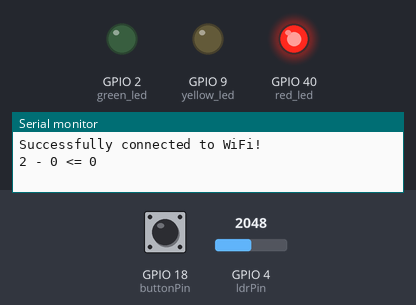
Recording of a sketch running on a simulated ESP32-S3. Shown: output pins drawn as LEDs (lit = HIGH), the last lines printed to the serial monitor. The test bench sets the inputs (shaded band); at power-on: GPIO 4 (ldrPin) = 2048, GPIO 18 (buttonPin) LOW. WiFi joins after 1.5 s; servers stay silent unless stated.

Above: at 1.2 s.
1.3 s: GPIO 4 (ldrPin) set to 3423
2.8 s: GPIO 4 (ldrPin) set to 3529
At 3.3 s:
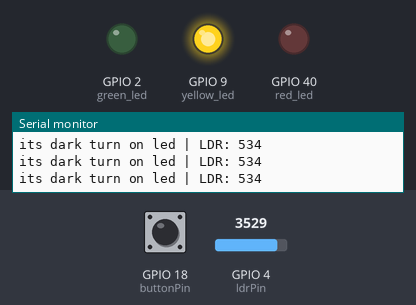
At 4.6 s:
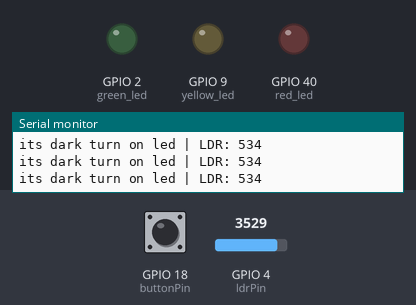
5.8 s: GPIO 4 (ldrPin) set to 2866
At 6.3 s:
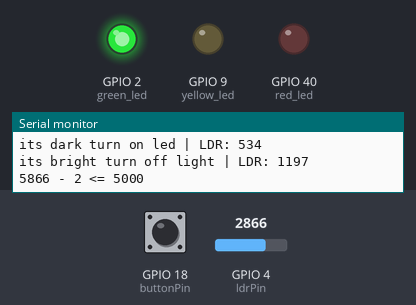
8.8 s: GPIO 18 (buttonPin) pulled HIGH for 3.2 s
Timing chart, 0 to 13.6 s (numbered marks = the images above; inputs shaded):
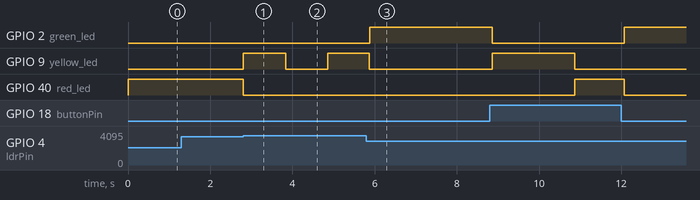

Measured:
- the behaviour switches between 3462 and 3463 on GPIO 4 (ldrPin) (found by bisection; images 0 and 1)
- after the input at 1.3 s, every drawn part: stays the same
- after the input at 2.8 s, GPIO 2 (green_led): stays LOW (without the input it goes to HIGH after 2.2 s); GPIO 9 (yellow_led): LOW → HIGH at once, → LOW 1.0 s later, → HIGH 1.0 s later; GPIO 40 (red_led): HIGH → LOW after 0.00 s instead of 2.2 s
- after the input at 5.8 s, GPIO 2 (green_led): LOW → HIGH after 0.09 s; GPIO 9 (yellow_led): goes on until 5.9 s, then stays LOW

The sketch:

sketch.ino
```cpp
#include <Arduino.h>
#include <WiFi.h>
#include <HTTPClient.h>

#define green_led 2 // Pin used to control the green LED
#define red_led 40 // Pin used to control the red LED
#define yellow_led 9 // Pin used to control the yellow LED

#define ldr_pin 4 // Pin used to control the LDR
const int buttonPin = 18;  // the number of the pushbutton pin
int buttonState = 0;  // variable for reading the pushbutton status

const int ldrPin = 4;  // the number of the ldr pin
int threshold = 600;

long* millisList = new long[10];
long* waitingList = new long[10];
bool nightMode = false;
bool manualControl = false;
int pressCount = 0;

int state = 0;

void blinkLedWithMillis(int pin, long delay, int millisId);
void setup() {

  // Initial configuration of the pins to control the LEDs as OUTPUTs of the ESP32
  pinMode(green_led, OUTPUT);
  pinMode(red_led, OUTPUT);
  pinMode(yellow_led, OUTPUT);

  // Input initialization
  pinMode(buttonPin, INPUT); // Initialize the pushbutton pin as an input

  digitalWrite(green_led, LOW);
  digitalWrite(red_led, LOW);
  digitalWrite(yellow_led, LOW);

  Serial.begin(9600); // Configuration for debugging via serial interface between ESP and computer with a baud rate of 9600

  WiFi.begin("Wokwi-GUEST", "", 6);
  // while (WiFi.status() != WL_CONNECTED) {
  //   delay(100);
  //   Serial.print(".");
  // }
  Serial.println("Successfully connected to WiFi!"); // Considering it exited the loop above, the ESP32 is now connected to WiFi (another option is to place this command inside the if below)
}

void loop() {

  int ldrstatus = 4063 - analogRead(ldrPin);

  if(ldrstatus <= threshold){
    Serial.print("its dark turn on led | LDR: ");
    Serial.println(ldrstatus);
    blinkLedWithMillis(yellow_led, 1000, 0);
    nightMode = true;

  } else if(nightMode) {
    nightMode = false;
    Serial.print("its bright turn off light | LDR: ");
    Serial.println(ldrstatus);
    digitalWrite(yellow_led, LOW);
  }

  if(!nightMode) {
    // Check button state
    buttonState = digitalRead(buttonPin);
    // implementing debounce with millisList, wait 500ms to execute again
    if (state == 1 && buttonState == HIGH && millis() - millisList[2] >= 500) {
      millisList[2] = millis();
      state = 1;
      pressCount = pressCount + 1;
      waitingList[1] = 1000;
    }

    if(pressCount >= 3) {
      pressCount = 0;
      Serial.println("Enviando alerta");
      if (WiFi.status() == WL_CONNECTED) { // If the ESP32 is connected to the Internet

        Serial.println("Conectado, pronto para enviar o alerta");
        // if connected send http request to www.google.com
        HTTPClient http;
        http.begin("http://www.google.com");
        int httpCode = http.GET();
        if (httpCode > 0) {
          Serial.printf("[HTTP] GET... code: %d\n", httpCode);
          if (httpCode == HTTP_CODE_OK) {
            Serial.println("Alerta enviado");
          }
        } else {
          Serial.printf("[HTTP] GET... failed, error: %s\n", http.errorToString(httpCode).c_str());
        }
        http.end();
      } else {
        Serial.println("WiFi Disconnected");
      }
    }

    verifyState();
  } else {
    digitalWrite(red_led, LOW);
    digitalWrite(green_led, LOW);
  }
}

void verifyState() {
  unsigned long currentMillis = millis();

  if(currentMillis - millisList[1] <= waitingList[1]) { return; }

  Serial.print(currentMillis);
  Serial.print(" - ");
  Serial.print(millisList[1]);
  Serial.print(" <= ");
  Serial.println(waitingList[1]);

  digitalWrite(red_led, LOW);
  digitalWrite(yellow_led, LOW);
  digitalWrite(green_led, LOW);

  if(state == 0) {
    millisList[1] = currentMillis;
    waitingList[1] = 5000;
    state = 1;

    digitalWrite(red_led, HIGH);
    return;
  }

  if(state == 1) {
    millisList[1] = currentMillis;
    waitingList[1] = 3000;
    state = 2;

    digitalWrite(green_led, HIGH);
    return;
  }

  if(state == 2) {
    millisList[1] = currentMillis;
    waitingList[1] = 2000;
    state = 0;

    digitalWrite(yellow_led, HIGH);
    return;
  }
}

void blinkLedWithMillis(int pin, long delay, int millisId) {
  unsigned long currentMillis = millis();

  if (currentMillis - millisList[millisId] >= delay) {
    millisList[millisId] = currentMillis;
    digitalWrite(pin, !digitalRead(pin));
  }
}
```
